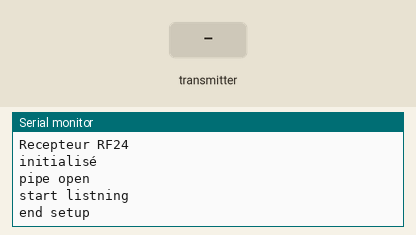
Simulated run of this sketch. Board: Arduino Uno, built with avr-gcc and run on an emulated ATmega328P. Shown: the last lines printed to the serial monitor. The test bench sets the inputs (shaded band). No radio packets arrive unless stated.

Above: at 1.3 s.
1.4 s: the transmitter starts sending result = 0
At 1.81 s:
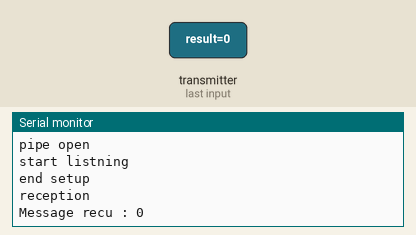
3.0 s: the transmitter starts sending result = 256
At 3.4 s:
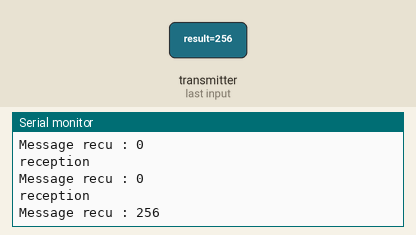

The sketch:

nRF24_reciever.ino
```cpp
#include <SPI.h>
#include "nRF24L01.h"
#include "RF24.h"


RF24 radio(7, 8);

uint8_t addresses[][6]={"Node1","Node2"};

const int taille = 32;

char message[taille + 1];


void setup(void)
{

  Serial.begin(115200);

  Serial.println("Recepteur RF24");
  if(!radio.begin())
    Serial.println("failed to intialise");
  else
    Serial.println("initialisé");

  radio.setCRCLength(RF24_CRC_16);
  radio.setDataRate(RF24_250KBPS);
  radio.setChannel(10);
  radio.setPALevel(RF24_PA_MAX);

  radio.openReadingPipe(1,addresses[1]);
  radio.setPayloadSize( sizeof(int));
  Serial.println("pipe open");

  radio.setAutoAck(false);
  Serial.println("start listning");
  Serial.println("end setup");
}

void loop(void)
{
  radio.startListening();
  //Serial.print(":");
  while ( radio.available() )
  {
    int result= 255;

    Serial.println("\nreception");
    radio.read( &result, sizeof(int));

    Serial.print("Message recu : ");

    Serial.println(result);
  }
  delay(500);
}
```

Measured:
- after the input at 1.4 s, the serial monitor: prints a new line after 0.11 s (image 1)
- after the input at 3.0 s, the serial monitor: prints a new line at once (image 2)
